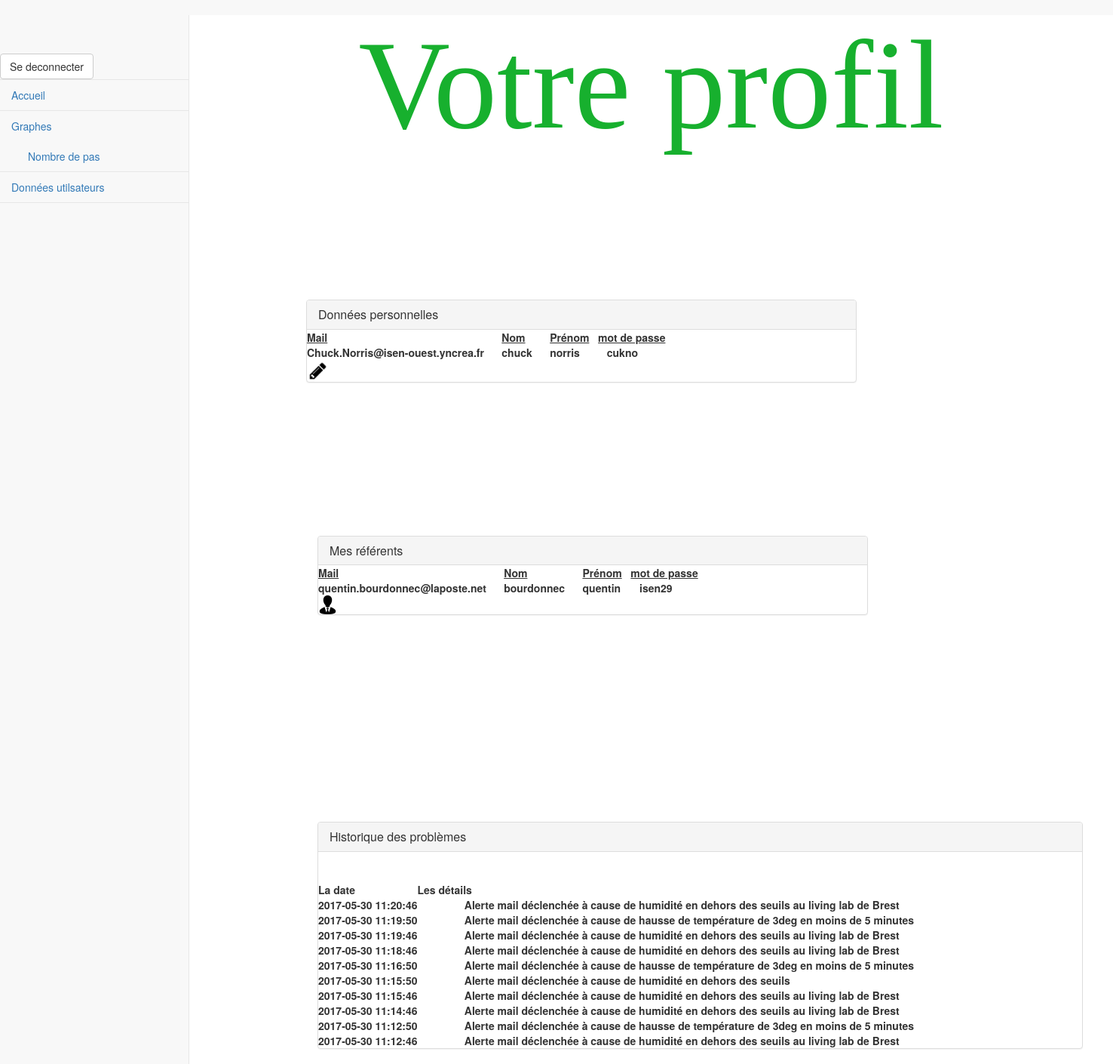
/web/pages/utilisateur.php (signed in), run on the app's committed database.
### tables this page shows
CREATE TABLE `USER` (
  `MAIL_USER` varchar(50) NOT NULL,
  `LASTNAME_USER` varchar(30) DEFAULT NULL,
  `FIRSTNAME_USER` varchar(30) DEFAULT NULL,
  `PASS_USER` varchar(15) DEFAULT NULL,
  PRIMARY KEY (`MAIL_USER`)
);

CREATE TABLE `USER_CONTACT` (
  `MAIL_USER` varchar(50) NOT NULL,
  `MAIL_CONTACT` varchar(50) NOT NULL,
  PRIMARY KEY (`MAIL_USER`,`MAIL_CONTACT`),
  KEY `FK_USER_CONTACT2` (`MAIL_CONTACT`),
  CONSTRAINT `FK_USER_CONTACT` FOREIGN KEY (`MAIL_USER`) REFERENCES `USER` (`MAIL_USER`),
  CONSTRAINT `FK_USER_CONTACT2` FOREIGN KEY (`MAIL_CONTACT`) REFERENCES `CONTACT` (`MAIL_CONTACT`)
);

CREATE TABLE `CONTACT` (
  `MAIL_CONTACT` varchar(50) NOT NULL,
  `LASTNAME_CON` varchar(20) DEFAULT NULL,
  `FIRSTNAME_CON` varchar(20) DEFAULT NULL,
  `PASS_CON` varchar(15) DEFAULT NULL,
  PRIMARY KEY (`MAIL_CONTACT`)
);

CREATE TABLE `ALERT` (
  `ID_ALERT` int(11) NOT NULL AUTO_INCREMENT,
  `ID_ROOM` int(11) DEFAULT NULL,
  `MAIL_USER` varchar(50) DEFAULT NULL,
  `DTIME` datetime NOT NULL DEFAULT CURRENT_TIMESTAMP,
  `DETAIL` varchar(150) DEFAULT NULL,
  PRIMARY KEY (`ID_ALERT`)
);

### web/pages/BDD.php (the view, shortened to what this page needs)
<?php
include "../conf.php";
function affichRef($login){
		$sql = "SELECT * FROM USER_CONTACT, CONTACT WHERE USER_CONTACT.MAIL_CONTACT = CONTACT.MAIL_CONTACT AND USER_CONTACT.MAIL_USER='".$login."' ";
		global $conn;
		$resultat = $conn->query($sql);
		if ($resultat->num_rows > 0) {
    echo "<table><tr><th><u>Mail<u></th><th>&nbsp;&nbsp;&nbsp;&nbsp;&nbsp;&nbsp;<u>Nom</u></th><th>&nbsp;&nbsp;&nbsp;&nbsp;&nbsp;&nbsp;<u>Prénom</u></th><th>&nbsp;&nbsp;&nbsp;<u>mot de passe</u></th></tr>";
    while($row = $resultat->fetch_assoc()) {
        echo "<tr>\n\t<th>".$row["MAIL_CONTACT"]."</th>";
        echo "\t<th>&nbsp;&nbsp;&nbsp;&nbsp;&nbsp;&nbsp;".$row["LASTNAME_CON"]."</th>";
        echo "\t<th>&nbsp;&nbsp;&nbsp;&nbsp;&nbsp;&nbsp;".$row["FIRSTNAME_CON"]."</th>";
        echo "\t<th>&nbsp;&nbsp;&nbsp;&nbsp;&nbsp;&nbsp;".$row["PASS_CON"]."</th>";
    }
     echo"</table>";
  } else {
     echo "0 results";
  }
}
function affichDonne($login){
		$sql ="SELECT * FROM USER WHERE MAIL_USER = '".$login."' ";
		global $conn;
		$resultat = $conn->query($sql);
		if ($resultat->num_rows > 0) {
    echo "<table><tr><th><u>Mail<u></th><th>&nbsp;&nbsp;&nbsp;&nbsp;&nbsp;&nbsp;<u>Nom</u></th><th>&nbsp;&nbsp;&nbsp;&nbsp;&nbsp;&nbsp;<u>Prénom</u></th><th>&nbsp;&nbsp;&nbsp;<u>mot de passe</u></th></tr>";
    while($row = $resultat->fetch_assoc()) {
        echo "<tr>\n\t<th>".$row["MAIL_USER"]."</th>";
        echo "\t<th>&nbsp;&nbsp;&nbsp;&nbsp;&nbsp;&nbsp;".$row["LASTNAME_USER"]."</th>";
        echo "\t<th>&nbsp;&nbsp;&nbsp;&nbsp;&nbsp;&nbsp;".$row["FIRSTNAME_USER"]."</th>";
        echo "\t<th>&nbsp;&nbsp;&nbsp;&nbsp;&nbsp;&nbsp;".$row["PASS_USER"]."</th>";
    }
     echo"</table>";
  } else {
     echo "0 results";
  }
}
function AffichageHistorique($nombre){
	$sql = "SELECT * FROM ALERT ORDER BY DTIME DESC LIMIT $nombre";
	global $conn;
	$result = $conn->query($sql);
	if ($result->num_rows > 0) {
    echo "<table><th>La date</th> &nbsp;&nbsp;&nbsp;&nbsp;&nbsp;&nbsp;&nbsp;&nbsp;&nbsp;&nbsp;&nbsp;&nbsp;&nbsp;&nbsp;&nbsp;&nbsp;<th>Les détails</th><br>";
    while($row = $result->fetch_assoc()) {
        echo "<tr>\n\t<th>".$row["DTIME"]."</th>&nbsp;&nbsp;&nbsp;&nbsp;";
        echo "\t<th>&nbsp;&nbsp;&nbsp;&nbsp;&nbsp;&nbsp;&nbsp;&nbsp;&nbsp;&nbsp;&nbsp;&nbsp;&nbsp;&nbsp;&nbsp;&nbsp;".$row["DETAIL"]."</th>";
    }
     echo"</table>";
  } else {
     echo "0 results";
  }
}
 ?>

### data on the page
user: MAIL_USER "Chuck.Norris@isen-ouest.yncrea.fr", LASTNAME_USER "chuck", FIRSTNAME_USER "norris", PASS_USER "cukno"
user_contact: MAIL_CONTACT.MAIL_CONTACT "quentin.bourdonnec@laposte.net", MAIL_CONTACT.LASTNAME_CON "bourdonnec", MAIL_CONTACT.FIRSTNAME_CON "quentin", MAIL_CONTACT.PASS_CON "isen29"
alert: DTIME "2017-05-30 11:20:46", DETAIL "Alerte mail déclenchée à cause de humidité en dehors des seuils au living lab de Brest"
alert: DTIME "2017-05-30 11:19:50", DETAIL "Alerte mail déclenchée à cause de hausse de température de 3deg en moins de 5 minutes"
alert: DTIME "2017-05-30 11:19:46", DETAIL "Alerte mail déclenchée à cause de humidité en dehors des seuils au living lab de Brest"
alert: DTIME "2017-05-30 11:18:46", DETAIL "Alerte mail déclenchée à cause de humidité en dehors des seuils au living lab de Brest"
alert: DTIME "2017-05-30 11:16:50", DETAIL "Alerte mail déclenchée à cause de hausse de température de 3deg en moins de 5 minutes"
alert: DTIME "2017-05-30 11:15:50", DETAIL "Alerte mail déclenchée à cause de humidité en dehors des seuils"
alert: DTIME "2017-05-30 11:15:46", DETAIL "Alerte mail déclenchée à cause de humidité en dehors des seuils au living lab de Brest"
alert: DTIME "2017-05-30 11:14:46", DETAIL "Alerte mail déclenchée à cause de humidité en dehors des seuils au living lab de Brest"
alert: DTIME "2017-05-30 11:12:50", DETAIL "Alerte mail déclenchée à cause de hausse de température de 3deg en moins de 5 minutes"
alert: DTIME "2017-05-30 11:12:46", DETAIL "Alerte mail déclenchée à cause de humidité en dehors des seuils au living lab de Brest"
